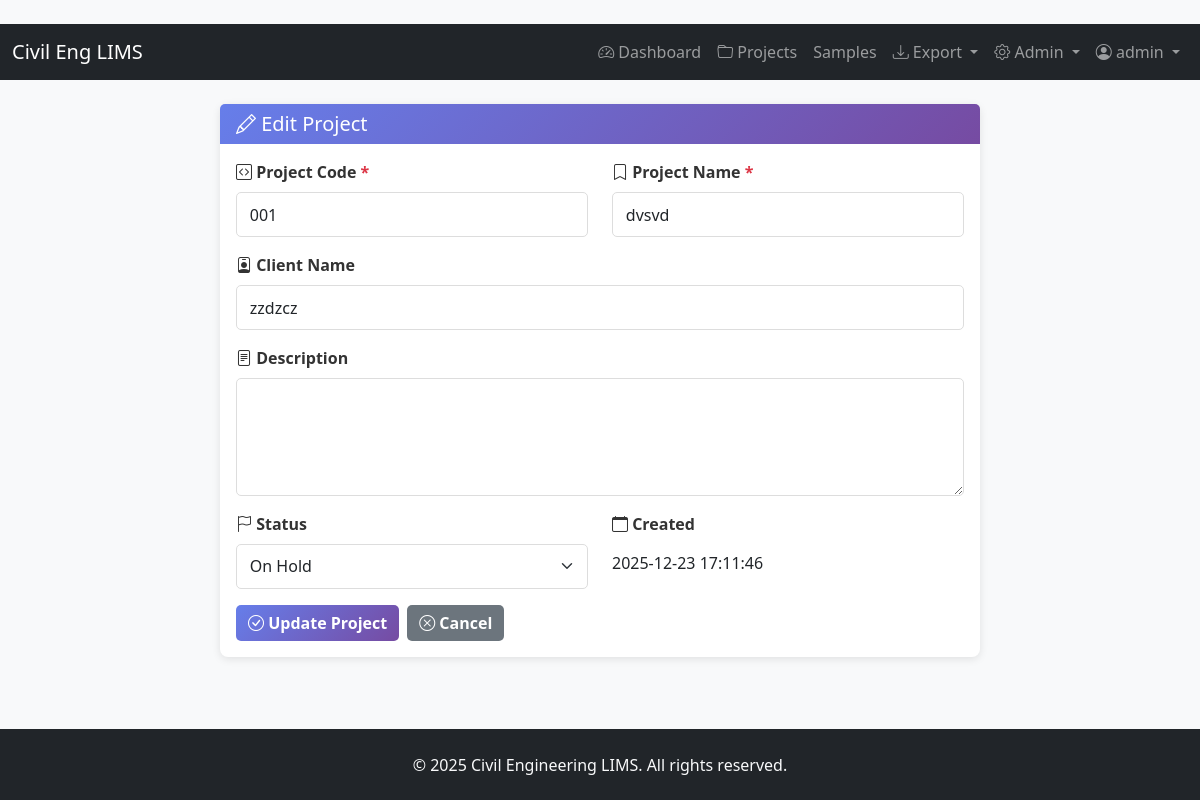
The app's page /projects/1/edit (signed in) with its own data.
### models.py (models this page shows, shortened)
    class User(db.Model, UserMixin):
        __tablename__ = 'users'
        id = db.Column(db.Integer, primary_key=True)
        username = db.Column(db.String(80), unique=True, nullable=False)
        password_hash = db.Column(db.String(255), nullable=False)
        role = db.Column(db.String(30), nullable=False, default='Lab Technician')

    class Project(db.Model):
        __tablename__ = 'projects'
        id = db.Column(db.Integer, primary_key=True)
        project_code = db.Column(db.String(50), unique=True, nullable=False)
        project_name = db.Column(db.String(120), nullable=False)
        client_name = db.Column(db.String(120))
        description = db.Column(db.Text)
        created_at = db.Column(db.DateTime)
        status = db.Column(db.String(30), default='Active')  # Active, Completed, On Hold
        samples = db.relationship('Sample', backref='project', lazy=True)

### app.py (the view, shortened to what this page needs)
@app.route('/projects/<int:project_id>/edit', methods=['GET', 'POST'])
@login_required
@role_required('Admin', 'Lab Technician')
def project_edit(project_id):
    proj = models.Project.query.get_or_404(project_id)
    return render_template('project_edit.html', project=proj)

### app.py (called while the page is built)
@login_manager.user_loader
def load_user(user_id):
    return models.User.query.get(int(user_id))

def role_required(*roles):
    def decorator(f):
        @wraps(f)
        def wrapped(*args, **kwargs):
            if not current_user or not getattr(current_user, 'is_authenticated', False):
                return login_manager.unauthorized()
            if current_user.role not in roles:
                flash('Permission denied for this action', 'danger')
                return redirect(url_for('index'))
            return f(*args, **kwargs)
        return wrapped
    return decorator

### templates/project_edit.html (shortened to what this page needs)
{% extends 'base.html' %}
{% block content %}
<div class='container-fluid'>
  <div class='row'>
    <div class='col-lg-8 mx-auto'>
      <div class='card'>
        <div class='card-header'>
          <h5 class='mb-0'><i class='bi bi-pencil'></i> Edit Project</h5>
        </div>
        <div class='card-body'>
          <form method='post' novalidate>
            <div class='row'>
              <div class='col-md-6 mb-3'>
                <label for='project_code' class='form-label'>
                  <i class='bi bi-code-square'></i> Project Code <span class='text-danger'>*</span>
                </label>
                <input type='text' class='form-control' id='project_code' name='project_code'
                       value='{{ project.project_code }}' required maxlength='20'>
              </div>
              <div class='col-md-6 mb-3'>
                <label for='project_name' class='form-label'>
                  <i class='bi bi-bookmark'></i> Project Name <span class='text-danger'>*</span>
                </label>
                <input type='text' class='form-control' id='project_name' name='project_name'
                       value='{{ project.project_name }}' required>
              </div>
            </div>
            <div class='mb-3'>
              <label for='client_name' class='form-label'>
                <i class='bi bi-person-badge'></i> Client Name
              </label>
              <input type='text' class='form-control' id='client_name' name='client_name'
                     value='{{ project.client_name }}'>
            </div>
            <div class='mb-3'>
              <label for='description' class='form-label'>
                <i class='bi bi-file-text'></i> Description
              </label>
              <textarea class='form-control' id='description' name='description' rows='4'>{{ project.description }}</textarea>
            </div>
            <div class='row'>
              <div class='col-md-6 mb-3'>
                <label for='status' class='form-label'>
                  <i class='bi bi-flag'></i> Status
                </label>
                <select class='form-select' id='status' name='status'>
                  <option value='On Hold' {% if project.status == 'On Hold' %}selected{% endif %}>On Hold</option>
                </select>
              </div>
              <div class='col-md-6 mb-3'>
                <label class='form-label'><i class='bi bi-calendar'></i> Created</label>
                <p class='form-control-plaintext'>
                  {{ project.created_at.strftime('%Y-%m-%d %H:%M:%S') if project.created_at else 'N/A' }}
                </p>
              </div>
            </div>
            <div class='d-flex gap-2'>
              <button type='submit' class='btn btn-primary'>
                <i class='bi bi-check-circle'></i> Update Project
              </button>
              <a href='/projects/{{ project.id }}' class='btn btn-secondary'>
                <i class='bi bi-x-circle'></i> Cancel
              </a>
            </div>
          </form>
        </div>
      </div>
    </div>
  </div>
</div>
{% endblock %}

### templates/base.html (shortened to what this page needs)
﻿<!doctype html>
<html lang='en'>
  <head>
    <link href='https://cdn.jsdelivr.net/npm/bootstrap@5.3.0/dist/css/bootstrap.min.css' rel='stylesheet'>
    <link rel='stylesheet' href='https://cdn.jsdelivr.net/npm/bootstrap-icons@1.10.0/font/bootstrap-icons.css'>
    <link rel='stylesheet' href='/static/style.css'>
  </head>
  <body>
    <nav class='navbar navbar-expand-lg navbar-dark bg-dark sticky-top'>
      <div class='container-fluid'>
        <a class='navbar-brand' href='/'>
           Civil Eng LIMS
        </a>
        <div class='collapse navbar-collapse' id='navbarNav'>
          <ul class='navbar-nav ms-auto'>
            <li class='nav-item'>
              <a class='nav-link' href='/'><i class='bi bi-speedometer2'></i> Dashboard</a>
            </li>
            <li class='nav-item'>
              <a class='nav-link' href='/projects'><i class='bi bi-folder'></i> Projects</a>
            </li>
            <li class='nav-item'>
              <a class='nav-link' href='/samples'> Samples</a>
            </li>
            <li class='nav-item dropdown'>
              <a class='nav-link dropdown-toggle' href='#' id='exportDropdown' role='button' data-bs-toggle='dropdown'>
                <i class='bi bi-download'></i> Export
              </a>
            </li>
            {% if current_user.role == 'Admin' %}
              <li class='nav-item dropdown'>
                <a class='nav-link dropdown-toggle' href='#' id='adminDropdown' role='button' data-bs-toggle='dropdown'>
                  <i class='bi bi-gear'></i> Admin
                </a>
              </li>
            {% endif %}
            <li class='nav-item dropdown'>
              <a class='nav-link dropdown-toggle' href='#' id='userDropdown' role='button' data-bs-toggle='dropdown'>
                <i class='bi bi-person-circle'></i> {{ current_user.username }}
              </a>
            </li>
          </ul>
        </div>
      </div>
    </nav>
    <main class='container-fluid py-4'>
      {% block content %}{% endblock %}
    </main>
    <footer class='bg-dark text-light text-center py-4 mt-5'>
      <p class='mb-0'>&copy; 2025 Civil Engineering LIMS. All rights reserved.</p>
    </footer>
  </body>
</html>

### static/style.css (style rules this page uses)
* { margin: 0; padding: 0; box-sizing: border-box; }
body { font-family: 'Segoe UI', Tahoma, Geneva, Verdana, sans-serif; background-color: #f8f9fa; color: #333; }
.card { border: none; box-shadow: 0 2px 8px rgba(0, 0, 0, 0.1); border-radius: 8px; transition: transform 0.2s, box-shadow 0.2s; }
.card-header { background: linear-gradient(135deg, var(--primary-color) 0%, var(--secondary-color) 100%); color: white; border: none; font-weight: 600; }
.btn { border-radius: 5px; font-weight: 600; transition: all 0.3s; border: none; }
.btn-primary { background: linear-gradient(135deg, var(--primary-color) 0%, var(--secondary-color) 100%); color: white; }
.form-control, .form-select { border-radius: 5px; border: 1px solid #ddd; padding: 0.6rem 0.8rem; transition: border-color 0.3s, box-shadow 0.3s; }
.form-label { font-weight: 600; margin-bottom: 0.5rem; color: #333; }

### records on screen
User: username "admin"
Project: project_code "001", project_name "dvsvd", client_name "zzdzcz", status "On Hold", created_at "2025-12-23 17:11:46"
